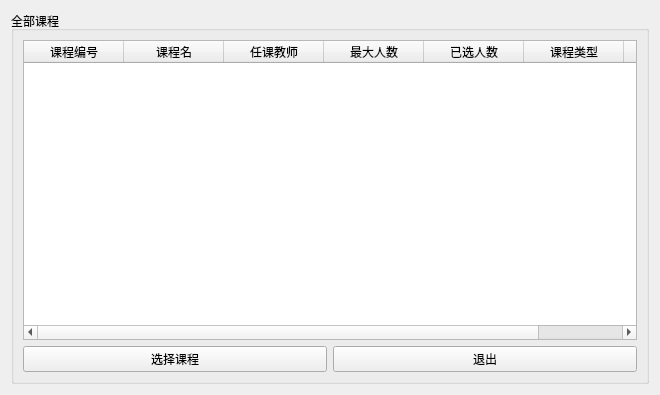
<?xml version="1.0" encoding="UTF-8"?>
<ui version="4.0">
 <class>StudentCourseListWidgetClass</class>
 <widget class="QWidget" name="StudentCourseListWidgetClass">
  <property name="geometry">
   <rect>
    <x>0</x>
    <y>0</y>
    <width>660</width>
    <height>395</height>
   </rect>
  </property>
  <property name="windowTitle">
   <string>选择课程</string>
  </property>
  <layout class="QGridLayout" name="gridLayout">
   <item row="0" column="0">
    <widget class="QGroupBox" name="groupBox">
     <property name="title">
      <string>全部课程</string>
     </property>
     <layout class="QGridLayout" name="gridLayout_2">
      <item row="1" column="0">
       <widget class="QPushButton" name="pushButton_3">
        <property name="text">
         <string>选择课程</string>
        </property>
       </widget>
      </item>
      <item row="1" column="1">
       <widget class="QPushButton" name="pushButton">
        <property name="text">
         <string>退出</string>
        </property>
       </widget>
      </item>
      <item row="0" column="0" colspan="2">
       <widget class="QTableWidget" name="tableWidget">
        <property name="editTriggers">
         <set>QAbstractItemView::NoEditTriggers</set>
        </property>
        <property name="dragEnabled">
         <bool>false</bool>
        </property>
        <property name="alternatingRowColors">
         <bool>true</bool>
        </property>
        <property name="selectionMode">
         <enum>QAbstractItemView::SingleSelection</enum>
        </property>
        <property name="selectionBehavior">
         <enum>QAbstractItemView::SelectRows</enum>
        </property>
        <property name="showGrid">
         <bool>false</bool>
        </property>
        <property name="sortingEnabled">
         <bool>false</bool>
        </property>
        <attribute name="horizontalHeaderCascadingSectionResizes">
         <bool>false</bool>
        </attribute>
        <attribute name="verticalHeaderCascadingSectionResizes">
         <bool>false</bool>
        </attribute>
        <column>
         <property name="text">
          <string>课程编号</string>
         </property>
        </column>
        <column>
         <property name="text">
          <string>课程名</string>
         </property>
        </column>
        <column>
         <property name="text">
          <string>任课教师</string>
         </property>
        </column>
        <column>
         <property name="text">
          <string>最大人数</string>
         </property>
        </column>
        <column>
         <property name="text">
          <string>已选人数</string>
         </property>
        </column>
        <column>
         <property name="text">
          <string>课程类型</string>
         </property>
        </column>
        <column>
         <property name="text">
          <string>助教</string>
         </property>
        </column>
       </widget>
      </item>
     </layout>
    </widget>
   </item>
  </layout>
 </widget>
 <resources/>
 <connections>
  <connection>
   <sender>pushButton_3</sender>
   <signal>clicked()</signal>
   <receiver>StudentCourseListWidgetClass</receiver>
   <slot>sc()</slot>
   <hints>
    <hint type="sourcelabel">
     <x>326</x>
     <y>375</y>
    </hint>
    <hint type="destinationlabel">
     <x>645</x>
     <y>645</y>
    </hint>
   </hints>
  </connection>
  <connection>
   <sender>pushButton</sender>
   <signal>clicked()</signal>
   <receiver>StudentCourseListWidgetClass</receiver>
   <slot>Exit()</slot>
   <hints>
    <hint type="sourcelabel">
     <x>482</x>
     <y>368</y>
    </hint>
    <hint type="destinationlabel">
     <x>495</x>
     <y>392</y>
    </hint>
   </hints>
  </connection>
 </connections>
 <slots>
  <slot>sc()</slot>
  <slot>Exit()</slot>
 </slots>
</ui>
